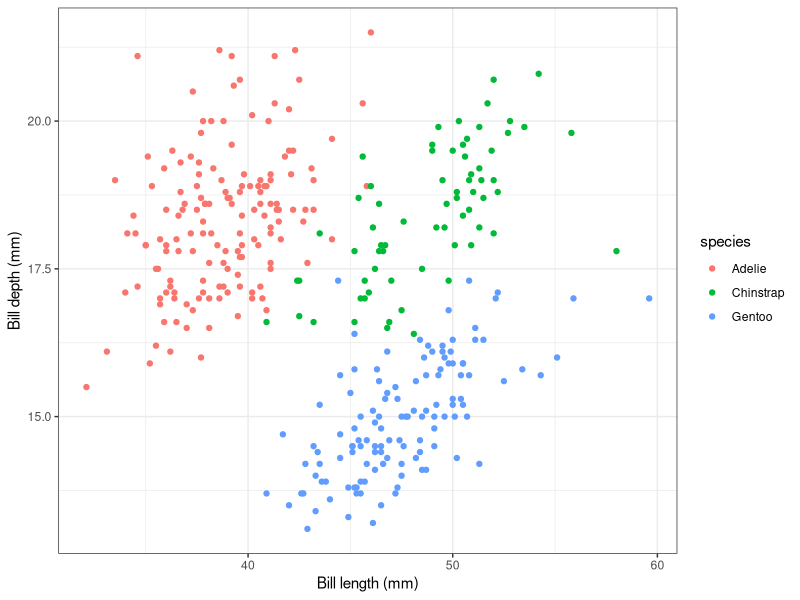
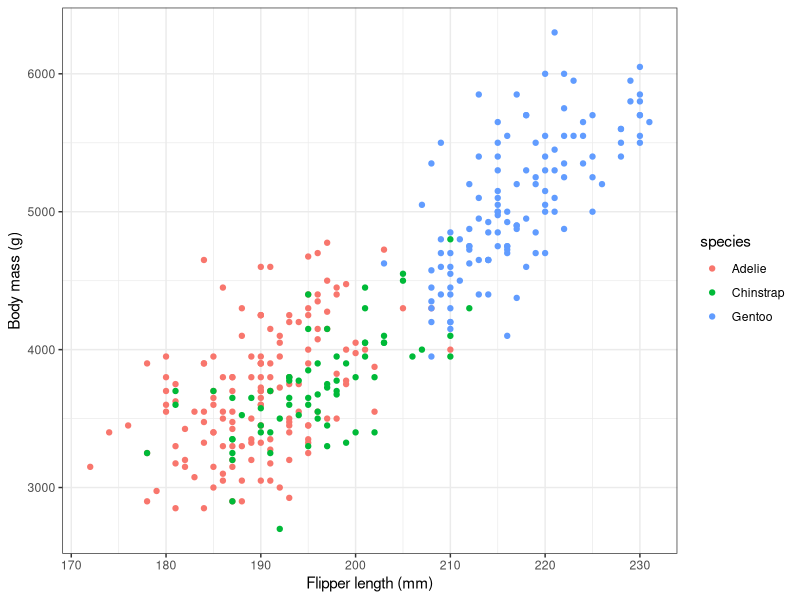

Recreate these plots in R, in order.
## ---- chunk 1
# In this chunk, we set 

knitr::opts_chunk$set(echo = TRUE)
## ---- chunk 2
#install.packages("palmerpenguins")
## ---- chunk 3
library(palmerpenguins)
library(tidyverse)
## ---- chunk 4
penguins
## ---- chunk 5
ggplot(penguins) +
  geom_point(aes(x = bill_length_mm, y = bill_depth_mm, color = species)) +
  labs(x = "Bill length (mm)", y = "Bill depth (mm)") +
  theme_bw()
## ---- chunk 6
ggplot(penguins) +
  geom_point(aes(x = flipper_length_mm, y = body_mass_g, color = species)) +
  labs(x = "Flipper length (mm)", y = "Body mass (g)") +
  theme_bw()
